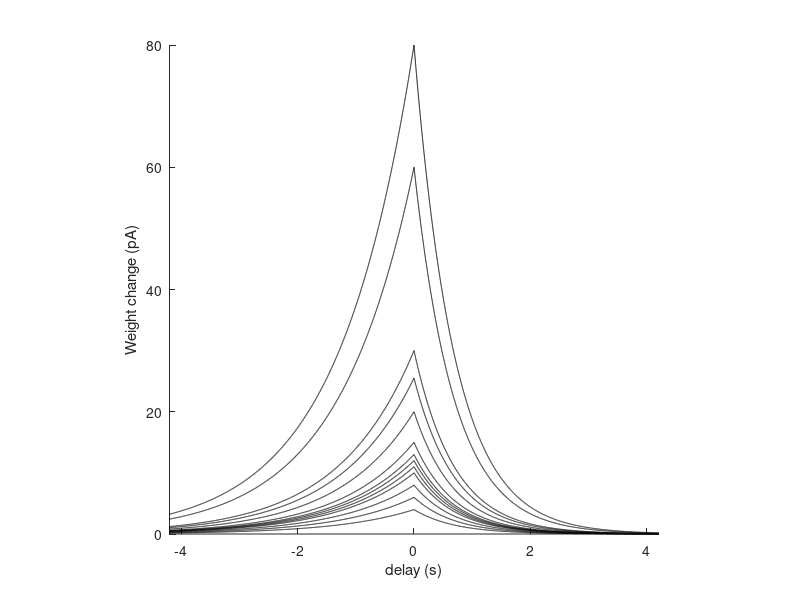

This chart was generated by the following MATLAB code: (Note: this script raises an error after producing the figure.)
clear
close all

PampRange = [4,6,8,10,11,12,13,15,20, 25.5, 30,60,80]; %in Amp
Params.Pdecay = 1.31; % Pre-before-Post time constant, in sec (1.31s on average in Bittner et al. 2017)
Params.Ddecay = 0.69; % Post-before-Pre time constant, in sec (0.69s on average in Bittner et al. 2017)

f = figure; %STDP rule   
    delay1 = -5000:1:0; % ms
    delay2 = 0:1:5000; %ms
    for n = 1:length(PampRange)
    Wd = (PampRange(n))*exp(-delay2/(Params.Ddecay*1000));
    Wp = (PampRange(n))*exp(delay1/(Params.Pdecay*1000));
    plot([delay1 delay2]./1000, [Wp Wd], 'k'); hold on
%     clear Wd Wp
    end
%     xline(0, 'k--'); hold on
%     yline(0, 'k--'); 
    xlim([-4.2 4.2])
%     ylim([0 22])
    xlabel('delay (s)'); ylabel('Weight change (pA)');
    box off; axis square;

f.Renderer = 'painters'   
print('BTSP_PotentiationRules.pdf','-dpdf')